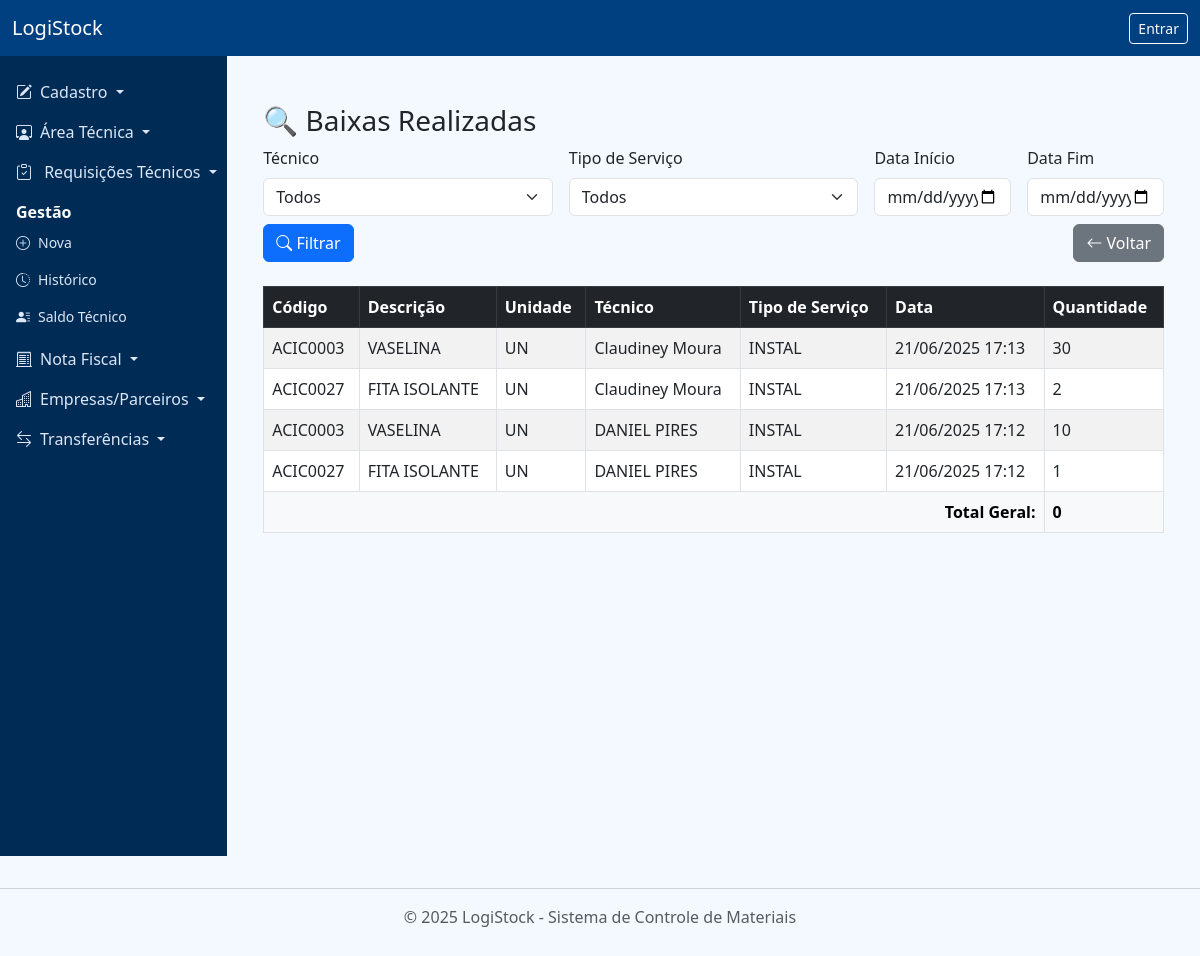
The page /baixa_campo/baixas_realizadas on the database its author committed.
### app/models.py (models this page shows, shortened)
class BaixaAplicacaoCampoItem(db.Model):
    __tablename__ = 'baixa_aplicacao_campo_itens'
    id = db.Column(db.Integer, primary_key=True)
    baixa_id = db.Column(db.Integer, db.ForeignKey('baixa_aplicacao_campo.id'), nullable=False)
    item_id = db.Column(db.Integer, db.ForeignKey('itens.id'), nullable=False)
    quantidade = db.Column(db.Integer, nullable=False)
    valor_unitario = db.Column(db.Float)
    item = db.relationship('Item')

class Item(db.Model):
    __tablename__ = 'itens'
    id = db.Column(db.Integer, primary_key=True)
    codigo = db.Column(db.String(50), unique=True, nullable=False)
    descricao = db.Column(db.String(200), nullable=False)
    unidade = db.Column(db.String(20), nullable=False)
    tipo_servico_id = db.Column(db.Integer, db.ForeignKey('tipos_servico.id'))
    valor = db.Column(db.Float, nullable=False)
    observacoes = db.Column(db.Text)

class Tecnico(db.Model):
    __tablename__ = 'tecnicos'
    id = db.Column(db.Integer, primary_key=True)
    nome = db.Column(db.String(150), nullable=False)
    matricula = db.Column(db.String(50), unique=True, nullable=False)
    cpf = db.Column(db.String(20), unique=True, nullable=False)
    telefone = db.Column(db.String(20))
    email = db.Column(db.String(100))
    area_tecnica = db.Column(db.String(100))
    status = db.Column(db.String(20), default='Ativo')
    estoque_tecnico = db.relationship('EstoqueTecnico', backref='tecnico_rel', lazy=True)

class TipoServico(db.Model):
    __tablename__ = 'tipos_servico'
    id = db.Column(db.Integer, primary_key=True)
    nome = db.Column(db.String(100), unique=True, nullable=False)
    empresa = db.Column(db.String(100))
    itens = db.relationship('Item', backref='tipo_servico_rel', lazy=True)

class BaixaAplicacaoCampo(db.Model):
    __tablename__ = 'baixa_aplicacao_campo'
    id = db.Column(db.Integer, primary_key=True)
    tecnico_id = db.Column(db.Integer, db.ForeignKey('tecnicos.id'), nullable=False)
    supervisor_id = db.Column(db.Integer, db.ForeignKey('usuarios.id'), nullable=True)
    tipo_servico_id = db.Column(db.Integer, db.ForeignKey('tipos_servico.id'))
    local_servico = db.Column(db.String(255))
    data_hora = db.Column(db.DateTime, default=datetime.utcnow)
    observacao = db.Column(db.Text)
    itens = db.relationship('BaixaAplicacaoCampoItem', backref='baixa', cascade='all, delete-orphan')
    tecnico = db.relationship('Tecnico')
    tipo_servico = db.relationship('TipoServico')

### app/routes/baixa_campo.py (the view)
@bp_baixa.route('/baixas_realizadas')
def baixas_realizadas():
    tecnicos       = Tecnico.query.order_by(Tecnico.nome).all()
    tipos_servico  = TipoServico.query.order_by(TipoServico.nome).all()
    tecnico_id     = request.args.get('tecnico_id')
    tipo_servico_id= request.args.get('tipo_servico_id')
    data_inicio    = request.args.get('data_inicio')
    data_fim       = request.args.get('data_fim')
    query = BaixaAplicacaoCampo.query
    if tecnico_id:
        query = query.filter_by(tecnico_id=tecnico_id)
    if tipo_servico_id:
        query = query.filter_by(tipo_servico_id=tipo_servico_id)
    if data_inicio:
        try:
            query = query.filter(BaixaAplicacaoCampo.data_hora >= datetime.strptime(data_inicio,'%Y-%m-%d'))
        except ValueError:
            pass
    if data_fim:
        try:
            query = query.filter(BaixaAplicacaoCampo.data_hora <= datetime.strptime(data_fim,'%Y-%m-%d'))
        except ValueError:
            pass
    baixas = query.order_by(BaixaAplicacaoCampo.data_hora.desc()).all()
    return render_template('baixa_campo/baixas_realizadas.html',
                           baixas=baixas,
                           tecnicos=tecnicos,
                           tipos_servico=tipos_servico,
                           filtros={
                               'tecnico_id': tecnico_id,
                               'tipo_servico_id': tipo_servico_id,
                               'data_inicio': data_inicio,
                               'data_fim': data_fim
                           })

### app/templates/baixa_campo/baixas_realizadas.html (shortened to what this page needs)
{% extends 'base.html' %}
{% block content %}
<div class="container mt-4">
  <h3>🔍 Baixas Realizadas</h3>
  <form method="GET" class="row g-3 mb-4">
    <div class="col-md-4">
      <label for="tecnico_id" class="form-label">Técnico</label>
      <select name="tecnico_id" id="tecnico_id" class="form-select">
        <option value="">Todos</option>
      </select>
    </div>
    <div class="col-md-4">
      <label for="tipo_servico_id" class="form-label">Tipo de Serviço</label>
      <select name="tipo_servico_id" id="tipo_servico_id" class="form-select">
        <option value="">Todos</option>
      </select>
    </div>
    <div class="col-md-2">
      <label for="data_inicio" class="form-label">Data Início</label>
      <input type="date" name="data_inicio" id="data_inicio" value="{{ filtros.data_inicio }}" class="form-control">
    </div>
    <div class="col-md-2">
      <label for="data_fim" class="form-label">Data Fim</label>
      <input type="date" name="data_fim" id="data_fim" value="{{ filtros.data_fim }}" class="form-control">
    </div>
    <div class="col-12 d-flex justify-content-between mt-2">
      <button type="submit" class="btn btn-primary">
        <i class="bi bi-search"></i> Filtrar
      </button>
      <a href="{{ url_for('saldo_tecnico.exibir_saldo') }}" class="btn btn-secondary">
        <i class="bi bi-arrow-left"></i> Voltar
      </a>
    </div>
  </form>
  {% if baixas %}
  <div class="table-responsive">
    <table class="table table-bordered table-striped align-middle">
      <thead class="table-dark sticky-top">
        <tr>
          <th>Código</th>
          <th>Descrição</th>
          <th>Unidade</th>
          <th>Técnico</th>
          <th>Tipo de Serviço</th>
          <th>Data</th>
          <th>Quantidade</th>
        </tr>
      </thead>
      <tbody>
        {% set total_geral = 0 %}
        {% for baixa in baixas %}
          {% for item in baixa.itens %}
          <tr>
            <td>{{ item.item.codigo }}</td>
            <td>{{ item.item.descricao }}</td>
            <td>{{ item.item.unidade }}</td>
            <td>{{ baixa.tecnico.nome }}</td>
            <td>{{ baixa.tipo_servico.nome }}</td>
            <td>{{ baixa.data_hora.strftime('%d/%m/%Y %H:%M') }}</td>
            <td>{{ item.quantidade }}</td>
          </tr>
          {% set total_geral = total_geral + item.quantidade %}
          {% endfor %}
        {% endfor %}
      </tbody>
      <tfoot>
        <tr class="table-light fw-bold">
          <td colspan="6" class="text-end">Total Geral:</td>
          <td>{{ total_geral }}</td>
        </tr>
      </tfoot>
    </table>
  </div>
  {% else %}
    <p class="text-muted">Nenhuma baixa encontrada para os filtros informados.</p>
  {% endif %}
</div>
{% endblock %}

### app/static/css/custom.css (style rules this page uses)
body { background-color: #f4f9ff; font-family: 'Segoe UI', sans-serif; }

### app/templates/base.html (style rules this page uses)
body { display: flex; min-height: 100vh; flex-direction: column; margin: 0; }

### rows shown on the page
BaixaAplicacaoCampo: data_hora "21/06/2025 17:13"
BaixaAplicacaoCampoItem: item.codigo "ACIC0003", item.descricao "VASELINA", item.unidade "UN", quantidade "30"
Tecnico: tecnico.nome "Claudiney Moura"
TipoServico: tipo_servico.nome "INSTAL"
BaixaAplicacaoCampoItem: item.codigo "ACIC0027", item.descricao "FITA ISOLANTE", item.unidade "UN", quantidade "2"
BaixaAplicacaoCampo: data_hora "21/06/2025 17:12"
BaixaAplicacaoCampoItem: item.codigo "ACIC0003", item.descricao "VASELINA", item.unidade "UN", quantidade "10"
Tecnico: tecnico.nome "DANIEL PIRES"
BaixaAplicacaoCampoItem: item.codigo "ACIC0027", item.descricao "FITA ISOLANTE", item.unidade "UN", quantidade "1"

### other values the page prints
{{ total_geral }} "0"
